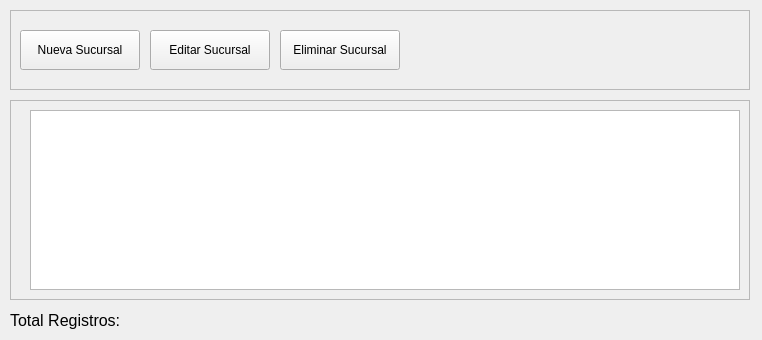
<?xml version="1.0" encoding="UTF-8"?>
<ui version="4.0">
 <class>FrmSucursales</class>
 <widget class="QWidget" name="FrmSucursales">
  <property name="geometry">
   <rect>
    <x>0</x>
    <y>0</y>
    <width>762</width>
    <height>340</height>
   </rect>
  </property>
  <property name="windowTitle">
   <string>Gestion de Sucursales</string>
  </property>
  <widget class="QFrame" name="fmFrame">
   <property name="geometry">
    <rect>
     <x>10</x>
     <y>10</y>
     <width>740</width>
     <height>80</height>
    </rect>
   </property>
   <property name="frameShape">
    <enum>QFrame::StyledPanel</enum>
   </property>
   <property name="frameShadow">
    <enum>QFrame::Raised</enum>
   </property>
   <widget class="QPushButton" name="btnNuevo">
    <property name="geometry">
     <rect>
      <x>10</x>
      <y>20</y>
      <width>120</width>
      <height>40</height>
     </rect>
    </property>
    <property name="text">
     <string>Nueva Sucursal</string>
    </property>
   </widget>
   <widget class="QPushButton" name="btnEditar">
    <property name="geometry">
     <rect>
      <x>140</x>
      <y>20</y>
      <width>120</width>
      <height>40</height>
     </rect>
    </property>
    <property name="text">
     <string>Editar Sucursal</string>
    </property>
   </widget>
   <widget class="QPushButton" name="btnEliminar">
    <property name="geometry">
     <rect>
      <x>270</x>
      <y>20</y>
      <width>120</width>
      <height>40</height>
     </rect>
    </property>
    <property name="text">
     <string>Eliminar Sucursal</string>
    </property>
   </widget>
  </widget>
  <widget class="QFrame" name="frame">
   <property name="geometry">
    <rect>
     <x>10</x>
     <y>100</y>
     <width>740</width>
     <height>200</height>
    </rect>
   </property>
   <property name="frameShape">
    <enum>QFrame::StyledPanel</enum>
   </property>
   <property name="frameShadow">
    <enum>QFrame::Raised</enum>
   </property>
   <widget class="QTableWidget" name="tblSucursales">
    <property name="geometry">
     <rect>
      <x>20</x>
      <y>10</y>
      <width>710</width>
      <height>180</height>
     </rect>
    </property>
   </widget>
  </widget>
  <widget class="QLabel" name="lblTotal">
   <property name="geometry">
    <rect>
     <x>10</x>
     <y>310</y>
     <width>111</width>
     <height>21</height>
    </rect>
   </property>
   <property name="font">
    <font>
     <pointsize>12</pointsize>
    </font>
   </property>
   <property name="text">
    <string>Total Registros:</string>
   </property>
  </widget>
  <widget class="QLabel" name="lblNumeroTotal">
   <property name="geometry">
    <rect>
     <x>120</x>
     <y>310</y>
     <width>111</width>
     <height>21</height>
    </rect>
   </property>
   <property name="font">
    <font>
     <pointsize>12</pointsize>
     <bold>true</bold>
    </font>
   </property>
   <property name="text">
    <string/>
   </property>
  </widget>
 </widget>
 <resources/>
 <connections/>
</ui>
